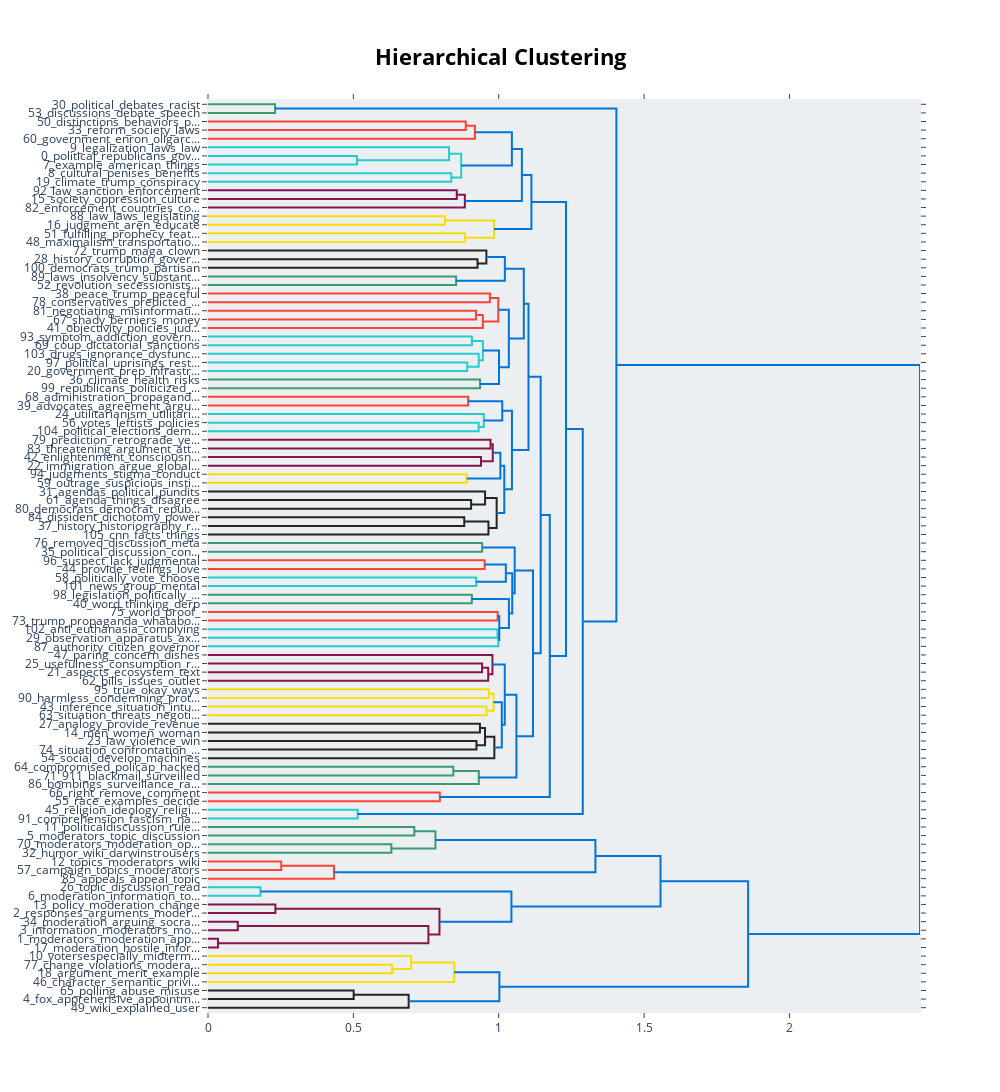

Notebook cell for this chart:
### Code cell
topic_model.visualize_hierarchy()

### Figure 1 — Plotly figure (JSON) as saved in the notebook; plotly's stock layout.template omitted (floating-point values rounded to 4 significant figures)
{"data": [{"hoverinfo": "text", "marker": {"color": "rgb(61,153,112)"}, "mode": "lines", "type": "scatter", "x": [0.0, 0.2308, 0.2308, 0.0], "xaxis": "x", "y": [-5.0, -5.0, -15.0, -15.0], "yaxis": "y"}, {"hoverinfo": "text", "marker": {"color": "rgb(255,65,54)"}, "mode": "lines", "type": "scatter", "x": [0.0, 0.8865, 0.8865, 0.0], "xaxis": "x", "y": [-25.0, -25.0, -35.0, -35.0], "yaxis": "y"}, {"hoverinfo": "text", "marker": {"color": "rgb(255,65,54)"}, "mode": "lines", "type": "scatter", "x": [0.8865, 0.918, 0.918, 0.0], "xaxis": "x", "y": [-30.0, -30.0, -45.0, -45.0], "yaxis": "y"}, {"hoverinfo": "text", "marker": {"color": "rgb(35,205,205)"}, "mode": "lines", "type": "scatter", "x": [0.0, 0.5124, 0.5124, 0.0], "xaxis": "x", "y": [-65.0, -65.0, -75.0, -75.0], "yaxis": "y"}, {"hoverinfo": "text", "marker": {"color": "rgb(35,205,205)"}, "mode": "lines", "type": "scatter", "x": [0.0, 0.8293, 0.8293, 0.5124], "xaxis": "x", "y": [-55.0, -55.0, -70.0, -70.0], "yaxis": "y"}, {"hoverinfo": "text", "marker": {"color": "rgb(35,205,205)"}, "mode": "lines", "type": "scatter", "x": [0.0, 0.8369, 0.8369, 0.0], "xaxis": "x", "y": [-85.0, -85.0, -95.0, -95.0], "yaxis": "y"}, {"hoverinfo": "text", "marker": {"color": "rgb(35,205,205)"}, "mode": "lines", "type": "scatter", "x": [0.8293, 0.871, 0.871, 0.8369], "xaxis": "x", "y": [-62.5, -62.5, -90.0, -90.0], "yaxis": "y"}, {"hoverinfo": "text", "marker": {"color": "rgb(0,116,217)"}, "mode": "lines", "type": "scatter", "x": [0.918, 1.045, 1.045, 0.871], "xaxis": "x", "y": [-37.5, -37.5, -76.25, -76.25], "yaxis": "y"}, {"hoverinfo": "text", "marker": {"color": "rgb(133,20,75)"}, "mode": "lines", "type": "scatter", "x": [0.0, 0.8557, 0.8557, 0.0], "xaxis": "x", "y": [-105.0, -105.0, -115.0, -115.0], "yaxis": "y"}, {"hoverinfo": "text", "marker": {"color": "rgb(133,20,75)"}, "mode": "lines", "type": "scatter", "x": [0.8557, 0.8835, 0.8835, 0.0], "xaxis": "x", "y": [-110.0, -110.0, -125.0, -125.0], "yaxis": "y"}, {"hoverinfo": "text", "marker": {"color": "rgb(0,116,217)"}, "mode": "lines", "type": "scatter", "x": [1.045, 1.08, 1.08, 0.8835], "xaxis": "x", "y": [-56.88, -56.88, -117.5, -117.5], "yaxis": "y"}, {"hoverinfo": "text", "marker": {"color": "rgb(255,220,0)"}, "mode": "lines", "type": "scatter", "x": [0.0, 0.8148, 0.8148, 0.0], "xaxis": "x", "y": [-135.0, -135.0, -145.0, -145.0], "yaxis": "y"}, {"hoverinfo": "text", "marker": {"color": "rgb(255,220,0)"}, "mode": "lines", "type": "scatter", "x": [0.0, 0.8835, 0.8835, 0.0], "xaxis": "x", "y": [-155.0, -155.0, -165.0, -165.0], "yaxis": "y"}, {"hoverinfo": "text", "marker": {"color": "rgb(255,220,0)"}, "mode": "lines", "type": "scatter", "x": [0.8148, 0.9838, 0.9838, 0.8835], "xaxis": "x", "y": [-140.0, -140.0, -160.0, -160.0], "yaxis": "y"}, {"hoverinfo": "text", "marker": {"color": "rgb(0,116,217)"}, "mode": "lines", "type": "scatter", "x": [1.08, 1.113, 1.113, 0.9838], "xaxis": "x", "y": [-87.19, -87.19, -150.0, -150.0], "yaxis": "y"}, {"hoverinfo": "text", "marker": {"color": "rgb(40,35,35)"}, "mode": "lines", "type": "scatter", "x": [0.0, 0.9271, 0.9271, 0.0], "xaxis": "x", "y": [-185.0, -185.0, -195.0, -195.0], "yaxis": "y"}, {"hoverinfo": "text", "marker": {"color": "rgb(40,35,35)"}, "mode": "lines", "type": "scatter", "x": [0.0, 0.9576, 0.9576, 0.9271], "xaxis": "x", "y": [-175.0, -175.0, -190.0, -190.0], "yaxis": "y"}, {"hoverinfo": "text", "marker": {"color": "rgb(61,153,112)"}, "mode": "lines", "type": "scatter", "x": [0.0, 0.8536, 0.8536, 0.0], "xaxis": "x", "y": [-205.0, -205.0, -215.0, -215.0], "yaxis": "y"}, {"hoverinfo": "text", "marker": {"color": "rgb(0,116,217)"}, "mode": "lines", "type": "scatter", "x": [0.9576, 1.021, 1.021, 0.8536], "xaxis": "x", "y": [-182.5, -182.5, -210.0, -210.0], "yaxis": "y"}, {"hoverinfo": "text", "marker": {"color": "rgb(255,65,54)"}, "mode": "lines", "type": "scatter", "x": [0.0, 0.9696, 0.9696, 0.0], "xaxis": "x", "y": [-225.0, -225.0, -235.0, -235.0], "yaxis": "y"}, {"hoverinfo": "text", "marker": {"color": "rgb(255,65,54)"}, "mode": "lines", "type": "scatter", "x": [0.0, 0.9217, 0.9217, 0.0], "xaxis": "x", "y": [-245.0, -245.0, -255.0, -255.0], "yaxis": "y"}, {"hoverinfo": "text", "marker": {"color": "rgb(255,65,54)"}, "mode": "lines", "type": "scatter", "x": [0.9217, 0.9454, 0.9454, 0.0], "xaxis": "x", "y": [-250.0, -250.0, -265.0, -265.0], "yaxis": "y"}, {"hoverinfo": "text", "marker": {"color": "rgb(255,65,54)"}, "mode": "lines", "type": "scatter", "x": [0.9696, 0.9984, 0.9984, 0.9454], "xaxis": "x", "y": [-230.0, -230.0, -257.5, -257.5], "yaxis": "y"}, {"hoverinfo": "text", "marker": {"color": "rgb(35,205,205)"}, "mode": "lines", "type": "scatter", "x": [0.0, 0.9077, 0.9077, 0.0], "xaxis": "x", "y": [-275.0, -275.0, -285.0, -285.0], "yaxis": "y"}, {"hoverinfo": "text", "marker": {"color": "rgb(35,205,205)"}, "mode": "lines", "type": "scatter", "x": [0.0, 0.8918, 0.8918, 0.0], "xaxis": "x", "y": [-305.0, -305.0, -315.0, -315.0], "yaxis": "y"}, {"hoverinfo": "text", "marker": {"color": "rgb(35,205,205)"}, "mode": "lines", "type": "scatter", "x": [0.0, 0.9312, 0.9312, 0.8918], "xaxis": "x", "y": [-295.0, -295.0, -310.0, -310.0], "yaxis": "y"}, {"hoverinfo": "text", "marker": {"color": "rgb(35,205,205)"}, "mode": "lines", "type": "scatter", "x": [0.9077, 0.9455, 0.9455, 0.9312], "xaxis": "x", "y": [-280.0, -280.0, -302.5, -302.5], "yaxis": "y"}, {"hoverinfo": "text", "marker": {"color": "rgb(61,153,112)"}, "mode": "lines", "type": "scatter", "x": [0.0, 0.9358, 0.9358, 0.0], "xaxis": "x", "y": [-325.0, -325.0, -335.0, -335.0], "yaxis": "y"}, {"hoverinfo": "text", "marker": {"color": "rgb(0,116,217)"}, "mode": "lines", "type": "scatter", "x": [0.9455, 1.001, 1.001, 0.9358], "xaxis": "x", "y": [-291.2, -291.2, -330.0, -330.0], "yaxis": "y"}, {"hoverinfo": "text", "marker": {"color": "rgb(0,116,217)"}, "mode": "lines", "type": "scatter", "x": [0.9984, 1.035, 1.035, 1.001], "xaxis": "x", "y": [-243.8, -243.8, -310.6, -310.6], "yaxis": "y"}, {"hoverinfo": "text", "marker": {"color": "rgb(0,116,217)"}, "mode": "lines", "type": "scatter", "x": [1.021, 1.086, 1.086, 1.035], "xaxis": "x", "y": [-196.2, -196.2, -277.2, -277.2], "yaxis": "y"}, {"hoverinfo": "text", "marker": {"color": "rgb(255,65,54)"}, "mode": "lines", "type": "scatter", "x": [0.0, 0.8947, 0.8947, 0.0], "xaxis": "x", "y": [-345.0, -345.0, -355.0, -355.0], "yaxis": "y"}, {"hoverinfo": "text", "marker": {"color": "rgb(35,205,205)"}, "mode": "lines", "type": "scatter", "x": [0.0, 0.9309, 0.9309, 0.0], "xaxis": "x", "y": [-375.0, -375.0, -385.0, -385.0], "yaxis": "y"}, {"hoverinfo": "text", "marker": {"color": "rgb(35,205,205)"}, "mode": "lines", "type": "scatter", "x": [0.0, 0.9485, 0.9485, 0.9309], "xaxis": "x", "y": [-365.0, -365.0, -380.0, -380.0], "yaxis": "y"}, {"hoverinfo": "text", "marker": {"color": "rgb(0,116,217)"}, "mode": "lines", "type": "scatter", "x": [0.8947, 1.012, 1.012, 0.9485], "xaxis": "x", "y": [-350.0, -350.0, -372.5, -372.5], "yaxis": "y"}, {"hoverinfo": "text", "marker": {"color": "rgb(133,20,75)"}, "mode": "lines", "type": "scatter", "x": [0.0, 0.9719, 0.9719, 0.0], "xaxis": "x", "y": [-395.0, -395.0, -405.0, -405.0], "yaxis": "y"}, {"hoverinfo": "text", "marker": {"color": "rgb(133,20,75)"}, "mode": "lines", "type": "scatter", "x": [0.0, 0.9391, 0.9391, 0.0], "xaxis": "x", "y": [-415.0, -415.0, -425.0, -425.0], "yaxis": "y"}, {"hoverinfo": "text", "marker": {"color": "rgb(133,20,75)"}, "mode": "lines", "type": "scatter", "x": [0.9719, 0.9794, 0.9794, 0.9391], "xaxis": "x", "y": [-400.0, -400.0, -420.0, -420.0], "yaxis": "y"}, {"hoverinfo": "text", "marker": {"color": "rgb(255,220,0)"}, "mode": "lines", "type": "scatter", "x": [0.0, 0.8899, 0.8899, 0.0], "xaxis": "x", "y": [-435.0, -435.0, -445.0, -445.0], "yaxis": "y"}, {"hoverinfo": "text", "marker": {"color": "rgb(0,116,217)"}, "mode": "lines", "type": "scatter", "x": [0.9794, 1.006, 1.006, 0.8899], "xaxis": "x", "y": [-410.0, -410.0, -440.0, -440.0], "yaxis": "y"}, {"hoverinfo": "text", "marker": {"color": "rgb(40,35,35)"}, "mode": "lines", "type": "scatter", "x": [0.0, 0.9051, 0.9051, 0.0], "xaxis": "x", "y": [-465.0, -465.0, -475.0, -475.0], "yaxis": "y"}, {"hoverinfo": "text", "marker": {"color": "rgb(40,35,35)"}, "mode": "lines", "type": "scatter", "x": [0.0, 0.9531, 0.9531, 0.9051], "xaxis": "x", "y": [-455.0, -455.0, -470.0, -470.0], "yaxis": "y"}, {"hoverinfo": "text", "marker": {"color": "rgb(40,35,35)"}, "mode": "lines", "type": "scatter", "x": [0.0, 0.8815, 0.8815, 0.0], "xaxis": "x", "y": [-485.0, -485.0, -495.0, -495.0], "yaxis": "y"}, {"hoverinfo": "text", "marker": {"color": "rgb(40,35,35)"}, "mode": "lines", "type": "scatter", "x": [0.8815, 0.9647, 0.9647, 0.0], "xaxis": "x", "y": [-490.0, -490.0, -505.0, -505.0], "yaxis": "y"}, {"hoverinfo": "text", "marker": {"color": "rgb(40,35,35)"}, "mode": "lines", "type": "scatter", "x": [0.9531, 0.9929, 0.9929, 0.9647], "xaxis": "x", "y": [-462.5, -462.5, -497.5, -497.5], "yaxis": "y"}, {"hoverinfo": "text", "marker": {"color": "rgb(0,116,217)"}, "mode": "lines", "type": "scatter", "x": [1.006, 1.019, 1.019, 0.9929], "xaxis": "x", "y": [-425.0, -425.0, -480.0, -480.0], "yaxis": "y"}, {"hoverinfo": "text", "marker": {"color": "rgb(0,116,217)"}, "mode": "lines", "type": "scatter", "x": [1.012, 1.046, 1.046, 1.019], "xaxis": "x", "y": [-361.2, -361.2, -452.5, -452.5], "yaxis": "y"}, {"hoverinfo": "text", "marker": {"color": "rgb(0,116,217)"}, "mode": "lines", "type": "scatter", "x": [1.086, 1.102, 1.102, 1.046], "xaxis": "x", "y": [-236.7, -236.7, -406.9, -406.9], "yaxis": "y"}, {"hoverinfo": "text", "marker": {"color": "rgb(61,153,112)"}, "mode": "lines", "type": "scatter", "x": [0.0, 0.9431, 0.9431, 0.0], "xaxis": "x", "y": [-515.0, -515.0, -525.0, -525.0], "yaxis": "y"}, {"hoverinfo": "text", "marker": {"color": "rgb(255,65,54)"}, "mode": "lines", "type": "scatter", "x": [0.0, 0.9515, 0.9515, 0.0], "xaxis": "x", "y": [-535.0, -535.0, -545.0, -545.0], "yaxis": "y"}, {"hoverinfo": "text", "marker": {"color": "rgb(35,205,205)"}, "mode": "lines", "type": "scatter", "x": [0.0, 0.9225, 0.9225, 0.0], "xaxis": "x", "y": [-555.0, -555.0, -565.0, -565.0], "yaxis": "y"}, {"hoverinfo": "text", "marker": {"color": "rgb(0,116,217)"}, "mode": "lines", "type": "scatter", "x": [0.9515, 1.025, 1.025, 0.9225], "xaxis": "x", "y": [-540.0, -540.0, -560.0, -560.0], "yaxis": "y"}, {"hoverinfo": "text", "marker": {"color": "rgb(61,153,112)"}, "mode": "lines", "type": "scatter", "x": [0.0, 0.9075, 0.9075, 0.0], "xaxis": "x", "y": [-575.0, -575.0, -585.0, -585.0], "yaxis": "y"}, {"hoverinfo": "text", "marker": {"color": "rgb(255,65,54)"}, "mode": "lines", "type": "scatter", "x": [0.0, 0.9963, 0.9963, 0.0], "xaxis": "x", "y": [-595.0, -595.0, -605.0, -605.0], "yaxis": "y"}, {"hoverinfo": "text", "marker": {"color": "rgb(35,205,205)"}, "mode": "lines", "type": "scatter", "x": [0.0, 0.9959, 0.9959, 0.0], "xaxis": "x", "y": [-615.0, -615.0, -625.0, -625.0], "yaxis": "y"}, {"hoverinfo": "text", "marker": {"color": "rgb(35,205,205)"}, "mode": "lines", "type": "scatter", "x": [0.9959, 0.9989, 0.9989, 0.0], "xaxis": "x", "y": [-620.0, -620.0, -635.0, -635.0], "yaxis": "y"}, {"hoverinfo": "text", "marker": {"color": "rgb(0,116,217)"}, "mode": "lines", "type": "scatter", "x": [0.9963, 1.002, 1.002, 0.9989], "xaxis": "x", "y": [-600.0, -600.0, -627.5, -627.5], "yaxis": "y"}, {"hoverinfo": "text", "marker": {"color": "rgb(0,116,217)"}, "mode": "lines", "type": "scatter", "x": [0.9075, 1.035, 1.035, 1.002], "xaxis": "x", "y": [-580.0, -580.0, -613.8, -613.8], "yaxis": "y"}, {"hoverinfo": "text", "marker": {"color": "rgb(0,116,217)"}, "mode": "lines", "type": "scatter", "x": [1.025, 1.047, 1.047, 1.035], "xaxis": "x", "y": [-550.0, -550.0, -596.9, -596.9], "yaxis": "y"}, {"hoverinfo": "text", "marker": {"color": "rgb(0,116,217)"}, "mode": "lines", "type": "scatter", "x": [0.9431, 1.055, 1.055, 1.047], "xaxis": "x", "y": [-520.0, -520.0, -573.4, -573.4], "yaxis": "y"}, {"hoverinfo": "text", "marker": {"color": "rgb(133,20,75)"}, "mode": "lines", "type": "scatter", "x": [0.0, 0.9428, 0.9428, 0.0], "xaxis": "x", "y": [-655.0, -655.0, -665.0, -665.0], "yaxis": "y"}, {"hoverinfo": "text", "marker": {"color": "rgb(133,20,75)"}, "mode": "lines", "type": "scatter", "x": [0.9428, 0.9638, 0.9638, 0.0], "xaxis": "x", "y": [-660.0, -660.0, -675.0, -675.0], "yaxis": "y"}, {"hoverinfo": "text", "marker": {"color": "rgb(133,20,75)"}, "mode": "lines", "type": "scatter", "x": [0.0, 0.9784, 0.9784, 0.9638], "xaxis": "x", "y": [-645.0, -645.0, -667.5, -667.5], "yaxis": "y"}, {"hoverinfo": "text", "marker": {"color": "rgb(255,220,0)"}, "mode": "lines", "type": "scatter", "x": [0.0, 0.9659, 0.9659, 0.0], "xaxis": "x", "y": [-685.0, -685.0, -695.0, -695.0], "yaxis": "y"}, {"hoverinfo": "text", "marker": {"color": "rgb(255,220,0)"}, "mode": "lines", "type": "scatter", "x": [0.0, 0.9577, 0.9577, 0.0], "xaxis": "x", "y": [-705.0, -705.0, -715.0, -715.0], "yaxis": "y"}, {"hoverinfo": "text", "marker": {"color": "rgb(255,220,0)"}, "mode": "lines", "type": "scatter", "x": [0.9659, 0.982, 0.982, 0.9577], "xaxis": "x", "y": [-690.0, -690.0, -710.0, -710.0], "yaxis": "y"}, {"hoverinfo": "text", "marker": {"color": "rgb(40,35,35)"}, "mode": "lines", "type": "scatter", "x": [0.0, 0.9355, 0.9355, 0.0], "xaxis": "x", "y": [-725.0, -725.0, -735.0, -735.0], "yaxis": "y"}, {"hoverinfo": "text", "marker": {"color": "rgb(40,35,35)"}, "mode": "lines", "type": "scatter", "x": [0.0, 0.9235, 0.9235, 0.0], "xaxis": "x", "y": [-745.0, -745.0, -755.0, -755.0], "yaxis": "y"}, {"hoverinfo": "text", "marker": {"color": "rgb(40,35,35)"}, "mode": "lines", "type": "scatter", "x": [0.9355, 0.9529, 0.9529, 0.9235], "xaxis": "x", "y": [-730.0, -730.0, -750.0, -750.0], "yaxis": "y"}, {"hoverinfo": "text", "marker": {"color": "rgb(40,35,35)"}, "mode": "lines", "type": "scatter", "x": [0.9529, 0.985, 0.985, 0.0], "xaxis": "x", "y": [-740.0, -740.0, -765.0, -765.0], "yaxis": "y"}, {"hoverinfo": "text", "marker": {"color": "rgb(0,116,217)"}, "mode": "lines", "type": "scatter", "x": [0.982, 1.011, 1.011, 0.985], "xaxis": "x", "y": [-700.0, -700.0, -752.5, -752.5], "yaxis": "y"}, {"hoverinfo": "text", "marker": {"color": "rgb(0,116,217)"}, "mode": "lines", "type": "scatter", "x": [0.9784, 1.021, 1.021, 1.011], "xaxis": "x", "y": [-656.2, -656.2, -726.2, -726.2], "yaxis": "y"}, {"hoverinfo": "text", "marker": {"color": "rgb(61,153,112)"}, "mode": "lines", "type": "scatter", "x": [0.0, 0.8438, 0.8438, 0.0], "xaxis": "x", "y": [-775.0, -775.0, -785.0, -785.0], "yaxis": "y"}, {"hoverinfo": "text", "marker": {"color": "rgb(61,153,112)"}, "mode": "lines", "type": "scatter", "x": [0.8438, 0.9316, 0.9316, 0.0], "xaxis": "x", "y": [-780.0, -780.0, -795.0, -795.0], "yaxis": "y"}, {"hoverinfo": "text", "marker": {"color": "rgb(0,116,217)"}, "mode": "lines", "type": "scatter", "x": [1.021, 1.061, 1.061, 0.9316], "xaxis": "x", "y": [-691.2, -691.2, -787.5, -787.5], "yaxis": "y"}, {"hoverinfo": "text", "marker": {"color": "rgb(0,116,217)"}, "mode": "lines", "type": "scatter", "x": [1.055, 1.118, 1.118, 1.061], "xaxis": "x", "y": [-546.7, -546.7, -739.4, -739.4], "yaxis": "y"}, {"hoverinfo": "text", "marker": {"color": "rgb(0,116,217)"}, "mode": "lines", "type": "scatter", "x": [1.102, 1.144, 1.144, 1.118], "xaxis": "x", "y": [-321.8, -321.8, -643.0, -643.0], "yaxis": "y"}, {"hoverinfo": "text", "marker": {"color": "rgb(255,65,54)"}, "mode": "lines", "type": "scatter", "x": [0.0, 0.7973, 0.7973, 0.0], "xaxis": "x", "y": [-805.0, -805.0, -815.0, -815.0], "yaxis": "y"}, {"hoverinfo": "text", "marker": {"color": "rgb(0,116,217)"}, "mode": "lines", "type": "scatter", "x": [1.144, 1.176, 1.176, 0.7973], "xaxis": "x", "y": [-482.4, -482.4, -810.0, -810.0], "yaxis": "y"}, {"hoverinfo": "text", "marker": {"color": "rgb(0,116,217)"}, "mode": "lines", "type": "scatter", "x": [1.113, 1.231, 1.231, 1.176], "xaxis": "x", "y": [-118.6, -118.6, -646.2, -646.2], "yaxis": "y"}, {"hoverinfo": "text", "marker": {"color": "rgb(35,205,205)"}, "mode": "lines", "type": "scatter", "x": [0.0, 0.5148, 0.5148, 0.0], "xaxis": "x", "y": [-825.0, -825.0, -835.0, -835.0], "yaxis": "y"}, {"hoverinfo": "text", "marker": {"color": "rgb(0,116,217)"}, "mode": "lines", "type": "scatter", "x": [1.231, 1.289, 1.289, 0.5148], "xaxis": "x", "y": [-382.4, -382.4, -830.0, -830.0], "yaxis": "y"}, {"hoverinfo": "text", "marker": {"color": "rgb(0,116,217)"}, "mode": "lines", "type": "scatter", "x": [0.2308, 1.405, 1.405, 1.289], "xaxis": "x", "y": [-10.0, -10.0, -606.2, -606.2], "yaxis": "y"}, {"hoverinfo": "text", "marker": {"color": "rgb(61,153,112)"}, "mode": "lines", "type": "scatter", "x": [0.0, 0.7099, 0.7099, 0.0], "xaxis": "x", "y": [-845.0, -845.0, -855.0, -855.0], "yaxis": "y"}, {"hoverinfo": "text", "marker": {"color": "rgb(61,153,112)"}, "mode": "lines", "type": "scatter", "x": [0.0, 0.6307, 0.6307, 0.0], "xaxis": "x", "y": [-865.0, -865.0, -875.0, -875.0], "yaxis": "y"}, {"hoverinfo": "text", "marker": {"color": "rgb(61,153,112)"}, "mode": "lines", "type": "scatter", "x": [0.7099, 0.7823, 0.7823, 0.6307], "xaxis": "x", "y": [-850.0, -850.0, -870.0, -870.0], "yaxis": "y"}, {"hoverinfo": "text", "marker": {"color": "rgb(255,65,54)"}, "mode": "lines", "type": "scatter", "x": [0.0, 0.2519, 0.2519, 0.0], "xaxis": "x", "y": [-885.0, -885.0, -895.0, -895.0], "yaxis": "y"}, {"hoverinfo": "text", "marker": {"color": "rgb(255,65,54)"}, "mode": "lines", "type": "scatter", "x": [0.2519, 0.4333, 0.4333, 0.0], "xaxis": "x", "y": [-890.0, -890.0, -905.0, -905.0], "yaxis": "y"}, {"hoverinfo": "text", "marker": {"color": "rgb(0,116,217)"}, "mode": "lines", "type": "scatter", "x": [0.7823, 1.333, 1.333, 0.4333], "xaxis": "x", "y": [-860.0, -860.0, -897.5, -897.5], "yaxis": "y"}, {"hoverinfo": "text", "marker": {"color": "rgb(35,205,205)"}, "mode": "lines", "type": "scatter", "x": [0.0, 0.1804, 0.1804, 0.0], "xaxis": "x", "y": [-915.0, -915.0, -925.0, -925.0], "yaxis": "y"}, {"hoverinfo": "text", "marker": {"color": "rgb(133,20,75)"}, "mode": "lines", "type": "scatter", "x": [0.0, 0.2319, 0.2319, 0.0], "xaxis": "x", "y": [-935.0, -935.0, -945.0, -945.0], "yaxis": "y"}, {"hoverinfo": "text", "marker": {"color": "rgb(133,20,75)"}, "mode": "lines", "type": "scatter", "x": [0.0, 0.1024, 0.1024, 0.0], "xaxis": "x", "y": [-955.0, -955.0, -965.0, -965.0], "yaxis": "y"}, {"hoverinfo": "text", "marker": {"color": "rgb(133,20,75)"}, "mode": "lines", "type": "scatter", "x": [0.0, 0.03423, 0.03423, 0.0], "xaxis": "x", "y": [-975.0, -975.0, -985.0, -985.0], "yaxis": "y"}, {"hoverinfo": "text", "marker": {"color": "rgb(133,20,75)"}, "mode": "lines", "type": "scatter", "x": [0.1024, 0.7581, 0.7581, 0.03423], "xaxis": "x", "y": [-960.0, -960.0, -980.0, -980.0], "yaxis": "y"}, {"hoverinfo": "text", "marker": {"color": "rgb(133,20,75)"}, "mode": "lines", "type": "scatter", "x": [0.2319, 0.7962, 0.7962, 0.7581], "xaxis": "x", "y": [-940.0, -940.0, -970.0, -970.0], "yaxis": "y"}, {"hoverinfo": "text", "marker": {"color": "rgb(0,116,217)"}, "mode": "lines", "type": "scatter", "x": [0.1804, 1.044, 1.044, 0.7962], "xaxis": "x", "y": [-920.0, -920.0, -955.0, -955.0], "yaxis": "y"}, {"hoverinfo": "text", "marker": {"color": "rgb(0,116,217)"}, "mode": "lines", "type": "scatter", "x": [1.333, 1.557, 1.557, 1.044], "xaxis": "x", "y": [-878.8, -878.8, -937.5, -937.5], "yaxis": "y"}, {"hoverinfo": "text", "marker": {"color": "rgb(255,220,0)"}, "mode": "lines", "type": "scatter", "x": [0.0, 0.6334, 0.6334, 0.0], "xaxis": "x", "y": [-1005.0, -1005.0, -1015.0, -1015.0], "yaxis": "y"}, {"hoverinfo": "text", "marker": {"color": "rgb(255,220,0)"}, "mode": "lines", "type": "scatter", "x": [0.0, 0.6987, 0.6987, 0.6334], "xaxis": "x", "y": [-995.0, -995.0, -1010.0, -1010.0], "yaxis": "y"}, {"hoverinfo": "text", "marker": {"color": "rgb(255,220,0)"}, "mode": "lines", "type": "scatter", "x": [0.6987, 0.8468, 0.8468, 0.0], "xaxis": "x", "y": [-1002.0, -1002.0, -1025.0, -1025.0], "yaxis": "y"}, {"hoverinfo": "text", "marker": {"color": "rgb(40,35,35)"}, "mode": "lines", "type": "scatter", "x": [0.0, 0.5011, 0.5011, 0.0], "xaxis": "x", "y": [-1035.0, -1035.0, -1045.0, -1045.0], "yaxis": "y"}, {"hoverinfo": "text", "marker": {"color": "rgb(40,35,35)"}, "mode": "lines", "type": "scatter", "x": [0.5011, 0.6902, 0.6902, 0.0], "xaxis": "x", "y": [-1040.0, -1040.0, -1055.0, -1055.0], "yaxis": "y"}, {"hoverinfo": "text", "marker": {"color": "rgb(0,116,217)"}, "mode": "lines", "type": "scatter", "x": [0.8468, 1.002, 1.002, 0.6902], "xaxis": "x", "y": [-1014.0, -1014.0, -1048.0, -1048.0], "yaxis": "y"}, {"hoverinfo": "text", "marker": {"color": "rgb(0,116,217)"}, "mode": "lines", "type": "scatter", "x": [1.557, 1.858, 1.858, 1.002], "xaxis": "x", "y": [-908.1, -908.1, -1031.0, -1031.0], "yaxis": "y"}, {"hoverinfo": "text", "marker": {"color": "rgb(0,116,217)"}, "mode": "lines", "type": "scatter", "x": [1.405, 2.449, 2.449, 1.858], "xaxis": "x", "y": [-308.1, -308.1, -969.4, -969.4], "yaxis": "y"}], "layout": {"autosize": false, "height": 1790, "hoverlabel": {"bgcolor": "white", "font": {"family": "Rockwell", "size": 16}}, "hovermode": "closest", "plot_bgcolor": "#ECEFF1", "showlegend": false, "title": {"font": {"color": "Black", "size": 22}, "text": "<b>Hierarchical Clustering</b>", "x": 0.5, "xanchor": "center", "yanchor": "top"}, "width": 1000, "xaxis": {"mirror": "allticks", "rangemode": "tozero", "showgrid": false, "showline": true, "showticklabels": true, "ticks": "outside", "type": "linear", "zeroline": false}, "yaxis": {"mirror": "allticks", "range": [-1060, 0], "rangemode": "tozero", "showgrid": false, "showline": true, "showticklabels": true, "tickmode": "array", "ticks": "outside", "ticktext": ["30_political_debates_racist", "53_discussions_debate_speech", "50_distinctions_behaviors_p...", "33_reform_society_laws", "60_government_enron_oligarc...", "9_legalization_laws_law", "0_political_republicans_gov...", "7_example_american_things", "8_cultural_penises_benefits", "19_climate_trump_conspiracy", "92_law_sanction_enforcement", "15_society_oppression_culture", "82_enforcement_countries_co...", "88_law_laws_legislating", "16_judgment_aren_educate", "51_fulfilling_prophecy_feat...", "48_maximalism_transportatio...", "72_trump_maga_clown", "28_history_corruption_gover...", "100_democrats_trump_partisan", "89_laws_insolvency_substant...", "52_revolution_secessionists...", "38_peace_trump_peaceful", "78_conservatives_predicted_...", "81_negotiating_misinformati...", "67_shady_berniers_money", "41_objectivity_policies_jud...", "93_symptom_addiction_govern...", "69_coup_dictatorial_sanctions", "103_drugs_ignorance_dysfunc...", "97_political_uprisings_rest...", "20_government_prep_infrastr...", "36_climate_health_risks", "99_republicans_politicized_...", "68_administration_propagand...", "39_advocates_agreement_argu...", "24_utilitarianism_utilitari...", "56_votes_leftists_policies", "104_political_elections_dem...", "79_prediction_retrograde_ye...", "83_threatening_argument_att...", "42_enlightenment_consciousn...", "22_immigration_argue_global...", "94_judgments_stigma_conduct", "59_outrage_suspicious_insti...", "31_agendas_political_pundits", "61_agenda_things_disagree", "80_democrats_democrat_repub...", "84_dissident_dichotomy_power", "37_history_historiography_r...", "105_cnn_facts_things", "76_removed_discussion_meta", "35_political_discussion_con...", "96_suspect_lack_judgmental", "44_provide_feelings_love", "58_politically_vote_choose", "101_news_group_mental", "98_legislation_politically_...", "40_word_thinking_derp", "75_world_proof_", "73_trump_propaganda_whatabo...", "102_anti_euthanasia_complying", "29_observation_apparatus_ax...", "87_authority_citizen_governor", "47_paring_concern_dishes", "25_usefulness_consumption_r...", "21_aspects_ecosystem_text", "62_bills_issues_outlet", "95_true_okay_ways", "90_harmless_condemning_prot...", "43_inference_situation_intu...", "63_situation_threats_negoti...", "27_analogy_provide_revenue", "14_men_women_woman", "23_law_violence_win", "74_situation_confrontation_...", "54_social_develop_machines", "64_compromised_policap_hacked", "71_911_blackmail_surveilled", "86_bombings_surveillance_ra...", "66_right_remove_comment", "55_race_examples_decide", "45_religion_ideology_religi...", "91_comprehension_fascism_na...", "11_politicaldiscussion_rule...", "5_moderators_topic_discussion", "70_moderators_moderation_op...", "32_humor_wiki_darwinstrousers", "12_topics_moderators_wiki", "57_campaign_topics_moderators", "85_appeals_appeal_topic", "26_topic_discussion_read", "6_moderation_information_to...", "13_policy_moderation_change", "2_responses_arguments_moder...", "34_moderation_arguing_socra...", "3_information_moderators_mo...", "1_moderators_moderation_app...", "17_moderation_hostile_infor...", "10_votersespecially_midterm...", "77_change_violations_modera...", "18_argument_merit_example", "46_character_semantic_privi...", "65_polling_abuse_misuse", "4_fox_apprehensive_appointm...", "49_wiki_explained_user"], "tickvals": [-5, -15, -25, -35, -45, -55, -65, -75, -85, -95, -105, -115, -125, -135, -145, -155, -165, -175, -185, -195, -205, -215, -225, -235, -245, -255, -265, -275, -285, -295, -305, -315, -325, -335, -345, -355, -365, -375, -385, -395, -405, -415, -425, -435, -445, -455, -465, -475, -485, -495, -505, -515, -525, -535, -545, -555, -565, -575, -585, -595, -605, -615, -625, -635, -645, -655, -665, -675, -685, -695, -705, -715, -725, -735, -745, -755, -765, -775, -785, -795, -805, -815, -825, -835, -845, -855, -865, -875, -885, -895, -905, -915, -925, -935, -945, -955, -965, -975, -985, -995, -1005, -1015, -1025, -1035, -1045, -1055], "type": "linear", "zeroline": false}}}
